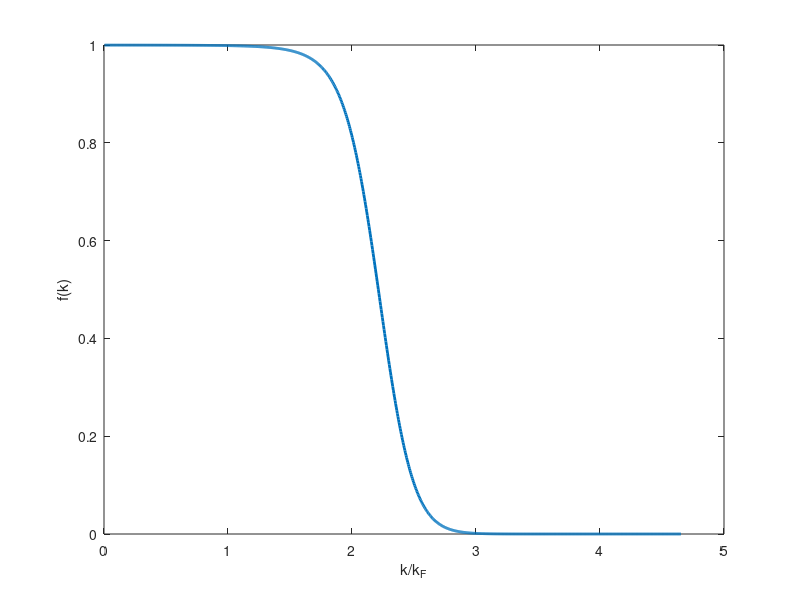

Source code (MATLAB): (Note: this script raises an error after producing the figure.)
addpath('Library');
z=2;
V=@(r,z) (r.^2).*(r>-1);
%%
k=0.4; %the number of atom probed
E_F=1/(1-(1-k)^(2/5));
%%
NK=1000;
k=linspace(0,sqrt(E_F)*2,NK);
r=linspace(0,2,100000);
EF_local=max(E_F-V(r,z),0);
EF_local(r>1)=0;
n_local=EF_local.^(3/2);
kF_local=sqrt(EF_local);
fk_local=@(k,kF,t) 1./(exp((1/t)*(k.^2./kF.^2-1))+1);
t=0.12;
fk=k*0;
for i=1:NK
    fk(i)=trapz(r,2*pi*r.^1.*fk_local(k(i),kF_local,t));
    %fk(i)=trapz(r,2*pi*r.*fk_local(k(i),kF_local));
end
%fk=fk/max(fk);

fk=fk/(pi);

%%
plot(r,n_local,'linewidth',2);
xlim([0,2]);
xlabel('r');ylabel('n(r)')

%%
plot(k,fk,'linewidth',2)
xlabel('k/k_F');
ylabel('f(k)')

%% fit the simulated data with fermi dirac distribution
[xData, yData] = prepareCurveData( k, fk );

% Set up fittype and options.
ft = fittype( '1/(exp((1/t)*(x^2./kF.^2-1))+1)', 'independent', 'x', 'dependent', 'y' );
opts = fitoptions( 'Method', 'NonlinearLeastSquares' );
opts.Display = 'Off';
opts.StartPoint = [0.913375856139019 0.63235924622541];

% Fit model to data.
[fitresult, gof] = fit( xData, yData, ft, opts );

mu=fitresult.kF^2
TTilde=fitresult.t
ci=confint(fitresult);
TTildeErr=(ci(2,2)-ci(1,2))/2
muErr=(ci(2,1).^2-ci(2,2).^2)/2
%% plot the simulated data with fitting
% Plot fit with data.
figure( 'Name', 'Fermi-Dirac fitting' );
h = plot( fitresult, xData, yData );
legend( h, 'fk vs. k', 'Fermi-Dirac fitting', 'Location', 'NorthEast' );
% Label axes
xlabel k
ylabel fk
